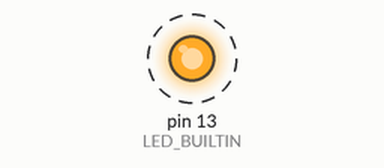
Bench run of a sketch on a simulated Arduino Uno, built with avr-gcc and run on an emulated ATmega328P. On the bench: output pins drawn as LEDs (lit = HIGH). Dashed ring = blinking.

Above: at 0.5 s.
Timing chart, 0 to 4.6 s (numbered marks = the images above):
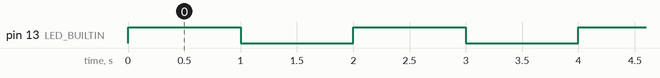

Measured:
- by itself, pin 13 (LED_BUILTIN): alternates HIGH for 1.0 s and LOW for 1.0 s

The sketch:

Blink.ino
```cpp
constexpr auto PERIOD = 1000;
void setup()
{
    pinMode(LED_BUILTIN, OUTPUT);
}

void loop()
{
    digitalWrite(LED_BUILTIN, HIGH);
    delay(PERIOD);
    digitalWrite(LED_BUILTIN, LOW);
    delay(PERIOD);
}
```
